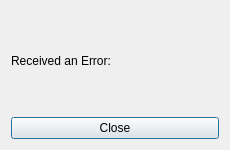
<?xml version="1.0" encoding="UTF-8"?>
<ui version="4.0">
 <class>ErrorDialog</class>
 <widget class="QDialog" name="ErrorDialog">
  <property name="geometry">
   <rect>
    <x>0</x>
    <y>0</y>
    <width>230</width>
    <height>150</height>
   </rect>
  </property>
  <property name="windowTitle">
   <string>Dialog</string>
  </property>
  <layout class="QVBoxLayout" name="verticalLayout">
   <item>
    <widget class="QLabel" name="ErrorMsgLabel">
     <property name="text">
      <string>Received an Error:</string>
     </property>
     <property name="alignment">
      <set>Qt::AlignLeading|Qt::AlignLeft|Qt::AlignVCenter</set>
     </property>
     <property name="wordWrap">
      <bool>true</bool>
     </property>
    </widget>
   </item>
   <item>
    <widget class="QPushButton" name="CloseButton">
     <property name="text">
      <string>Close</string>
     </property>
    </widget>
   </item>
  </layout>
 </widget>
 <resources/>
 <connections/>
</ui>
